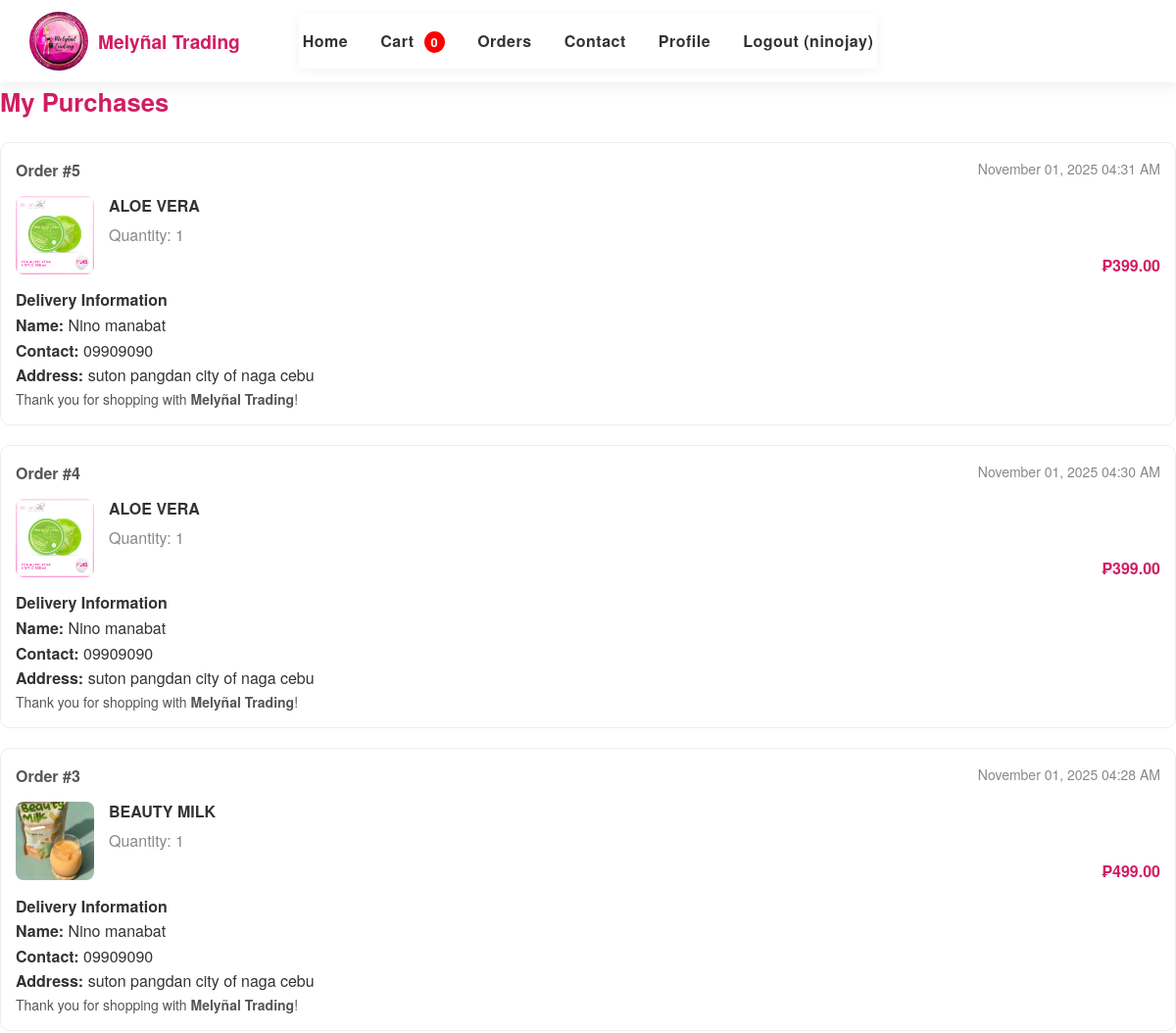
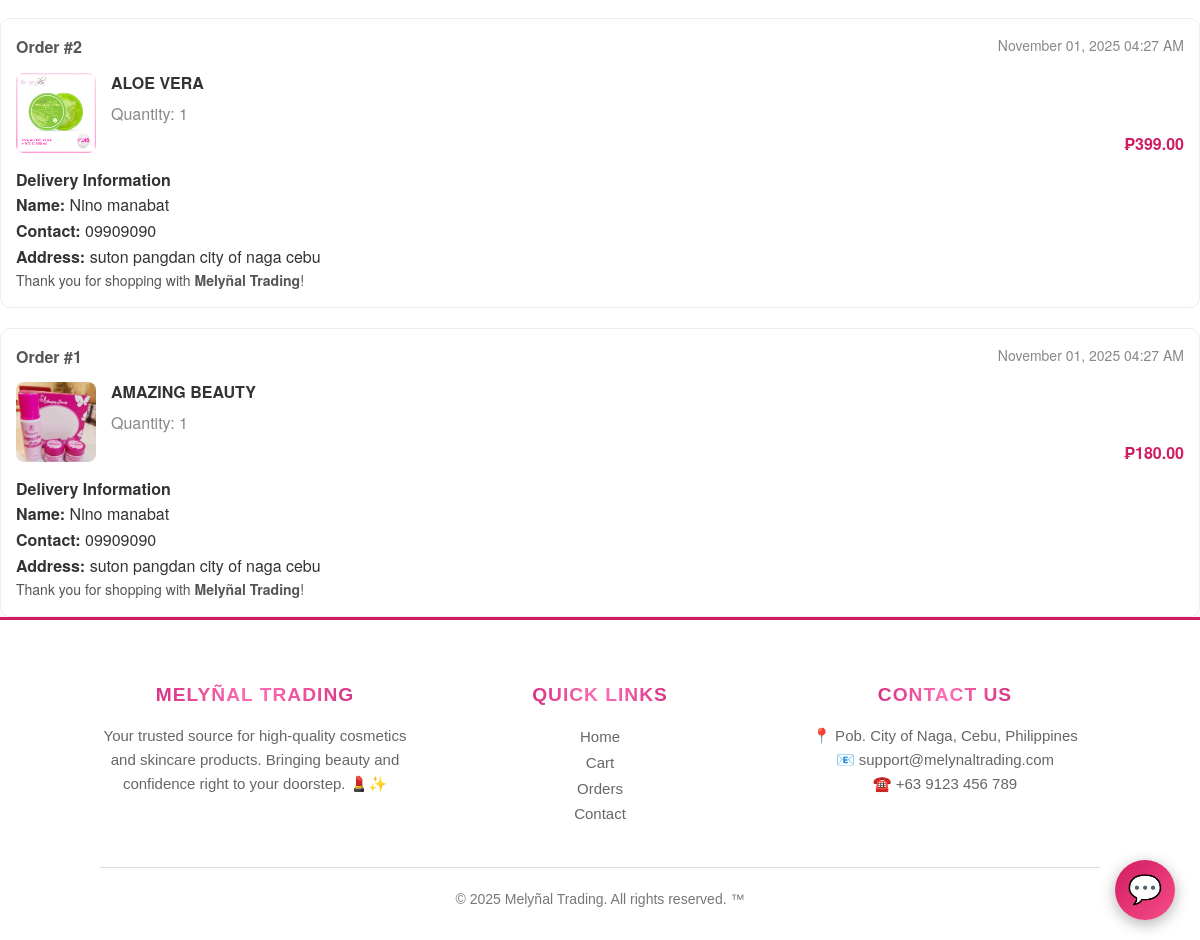
/order_history (signed in), run on the app's committed database (2 pictures, top to bottom).
### app.py (models this page shows)
class User(db.Model):
    __tablename__ = 'users'
    id = db.Column(db.Integer, primary_key=True)
    firstname = db.Column(db.String(150), nullable=False)
    lastname = db.Column(db.String(150), nullable=False)
    contact = db.Column(db.String(150), nullable=False)
    address = db.Column(db.String(255), nullable=True)
    username = db.Column(db.String(150), unique=True, nullable=False)
    email = db.Column(db.String(150), unique=True, nullable=False)
    password = db.Column(db.String(200), nullable=False)
    role = db.Column(db.String(50), nullable=False, default='user')
    profile_pic = db.Column(db.String(300), nullable=True)
    orders = db.relationship('Order', back_populates='user', cascade="all, delete-orphan")

class Order(db.Model):
    __tablename__ = 'orders'
    order_id = db.Column(db.Integer, primary_key=True)
    user_id = db.Column(db.Integer, db.ForeignKey('users.id'), nullable=False)
    product_id = db.Column(db.Integer, db.ForeignKey('products.product_id'), nullable=False)
    quantity = db.Column(db.Integer, nullable=False)
    total_price = db.Column(db.Float, nullable=False)
    order_date = db.Column(db.DateTime, default=datetime.utcnow, nullable=False)
    delivery_address = db.Column(db.String(255), nullable=True)
    user = db.relationship('User', back_populates='orders')
    product = db.relationship('Product', back_populates='orders')
    payment = db.relationship('Payment', back_populates='order', uselist=False)

class Product(db.Model):
    __tablename__ = 'products'
    product_id = db.Column(db.Integer, primary_key=True)
    product_name = db.Column(db.String(150), nullable=False)
    price = db.Column(db.Float, nullable=False)
    stock = db.Column(db.Integer, nullable=False)
    description = db.Column(db.Text)
    image = db.Column(db.String(200), default='default.jpg')
    orders = db.relationship('Order', back_populates='product', cascade="all, delete-orphan")

### app.py (the view)
@app.route('/order_history')
@login_required
def order_history():
    orders = Order.query.join(Product, Order.product_id == Product.product_id)\
                        .filter(Order.user_id == session['user_id'])\
                        .order_by(Order.order_date.desc())\
                        .add_columns(Order.order_id, Order.quantity, Order.total_price, Order.order_date, Product.product_name, Product.image)\
                        .all()
    return render_template('order_history.html', orders=orders)

### app.py (called while the page is built)
@app.before_request
def load_logged_in_user():
    user_id = session.get('user_id')
    g.user = None
    g.admin = False
    if user_id:
        user = User.query.get(user_id)
        if user:
            g.user = user
            g.is_admin = (user.role == 'admin')

def login_required(f):
    @wraps(f)
    def wrapped(*args, **kwargs):
        if 'user_id' not in session:
            flash("Please log in to access this page.", "warning")
            return redirect(url_for('login'))
        return f(*args, **kwargs)
    return wrapped

### templates/order_history.html
{% extends "base.html" %}
{% block content %}
<h2 class="page-title">My Purchases</h2>
{% if orders %}
<div class="orders-list">
    {% for order in orders %}
    <div class="order-card">
        <div class="order-header">
            <span class="order-id">Order #{{ order.order_id }}</span>
            <span class="order-date">{{ order.order_date.strftime('%B %d, %Y %I:%M %p') }}</span>
        </div>
        <div class="order-content">
            <img src="{{ url_for('static', filename='uploads/' + (order.image or 'default.jpg')) }}"
                 alt="{{ order.product_name }}" class="order-product-image">
            <div class="order-details">
                <p class="order-product-name">{{ order.product_name }}</p>
                <p class="order-quantity">Quantity: {{ order.quantity }}</p>
                <p class="order-price">₱{{ '%.2f' | format(order.total_price) }}</p>
            </div>
        </div>
        <div class="order-customer-info">
            <h4>Delivery Information</h4>
            <p><strong>Name:</strong> {{ g.user.firstname }} {{ g.user.lastname }}</p>
            <p><strong>Contact:</strong> {{ g.user.contact }}</p>
            <p><strong>Address:</strong> {{ g.user.address or 'No address provided' }}</p>
        </div>
        <div class="order-footer">
            <span>Thank you for shopping with <strong>Melyñal Trading</strong>!</span>
        </div>
    </div>
    {% endfor %}
</div>
{% else %}
<div class="empty-orders">
    <img src="{{ url_for('static', filename='images/empty_cart.png') }}" alt="No Orders" class="empty-orders-img">
    <p class="empty-orders-text">You have not placed any orders yet.</p>
    <a href="{{ url_for('index') }}" class="btn btn-shop-now">Shop Now</a>
</div>
{% endif %}
{% endblock %}

### templates/base.html (shortened to what this page needs)
<html lang="en">
<head>
    <link rel="stylesheet" href="{{ url_for('static', filename='css/style.css') }}">
</head>
<body>
    <header>
        <div class="logo">
            <a href="{{url_for('index')}}">
                <img src="{{ url_for('static', filename='images/image6.jpg') }}" alt="Melynal Logo">
                Melyñal Trading
            </a>
        </div>
        <nav>
            <ul>
                {% if g.user %}
                    {% if g.is_admin %}
                        <li><a href="{{ url_for('index') }}">Home</a></li>
                        <li><a href="{{ url_for('admin_dashboard') }}">Admin Dashboard</a></li>
                        <li class="logout"><a href="{{ url_for('logout') }}">Logout ({{ g.user.username }})</a></li>
                    {% else %}
                        <li><a href="{{ url_for('index') }}">Home</a></li>
                        <li>
                            <a href="{{ url_for('cart') }}" id="cart-link">
                                Cart <span id="cart-count" class="cart-count">{{ session['cart']|length if session.get('cart') else 0 }}</span>
                            </a>
                        </li>
                        <li><a href="{{ url_for('order_history') }}">Orders</a></li>
                        <li><a href="{{ url_for('contact') }}">Contact</a></li>
                        <li><a href="{{ url_for('profile') }}">Profile</a></li>
                        <li class="logout"><a href="{{ url_for('logout') }}">Logout ({{ g.user.username }})</a></li>
                    {% endif %}
                {% else %}
                    <li><a href="{{ url_for('index') }}">Home</a></li>
                    <li><a href="{{ url_for('about_page') }}">About</a></li>
                    <li><a href="{{ url_for('login') }}">Login</a></li>
                    <li><a href="{{ url_for('register') }}">Register</a></li>
                {% endif %}
            </ul>
        </nav>
    </header>
    <div class="container">
        {% block content %}
        {% endblock %}
    </div>
    <footer>
        <div class="footer-container">
            <div class="footer-grid">
                <div>
                    <h3>Melyñal Trading</h3>
                    <p>Your trusted source for high-quality cosmetics and skincare products.
                    Bringing beauty and confidence right to your doorstep. 💄✨</p>
                </div>
                <div>
                    <h4>Quick Links</h4>
                    <ul style="list-style:none; padding:0; margin:0;">
                        {% if g.user %}
                            {% if g.is_admin %}
                                <li><a href="{{ url_for('index') }}">Home</a></li>
                                <li><a href="{{ url_for('admin_dashboard') }}">Admin Dashboard</a></li>
                            {% else %}
                                <li><a href="{{ url_for('index') }}">Home</a></li>
                                <li><a href="{{ url_for('cart') }}">Cart</a></li>
                                <li><a href="{{ url_for('order_history') }}">Orders</a></li>
                                <li><a href="{{ url_for('contact') }}">Contact</a></li>
                            {% endif %}
                        {% else %}
                            <li><a href="{{ url_for('index') }}">Home</a></li>
                            <li><a href="{{ url_for('login') }}">Login</a></li>
                            <li><a href="{{ url_for('register') }}">Register</a></li>
                        {% endif %}
                    </ul>
                </div>
                <div>
                    <h4>Contact Us</h4>
                    <p>📍 Pob. City of Naga, Cebu, Philippines</p>
                    <p>📧 support@melynaltrading.com</p>
                    <p>☎️ +63 9123 456 789</p>
                </div>
            </div>
            <div class="footer-bottom">
                <p>&copy; 2025 Melyñal Trading. All rights reserved. &trade;</p>
            </div>
        </div>
    </footer>
    <div id = "chatbot-container">
        <div id = "chatbot-toggle">💬</div>
    </div>
</body>
</html>

### data on the page
User: user.username "ninojay", user.firstname "Nino", user.lastname "manabat", user.contact "09909090", user "suton pangdan city of naga cebu"
Order: order_id "5", order_date "November 01, 2025 04:31 AM", image (picture), product_name "ALOE VERA", quantity "1", total_price "399.00"
Order: order_id "4", order_date "November 01, 2025 04:30 AM", image (picture), product_name "ALOE VERA", quantity "1", total_price "399.00"
Order: order_id "3", order_date "November 01, 2025 04:28 AM", image (picture), product_name "BEAUTY MILK", quantity "1", total_price "499.00"
Order: order_id "2", order_date "November 01, 2025 04:27 AM", image (picture), product_name "ALOE VERA", quantity "1", total_price "399.00"
Order: order_id "1", order_date "November 01, 2025 04:27 AM", image (picture), product_name "AMAZING BEAUTY", quantity "1", total_price "180.00"

### other printed values
{{ session['cart']|length if session.get('cart') else 0 }} "0"
